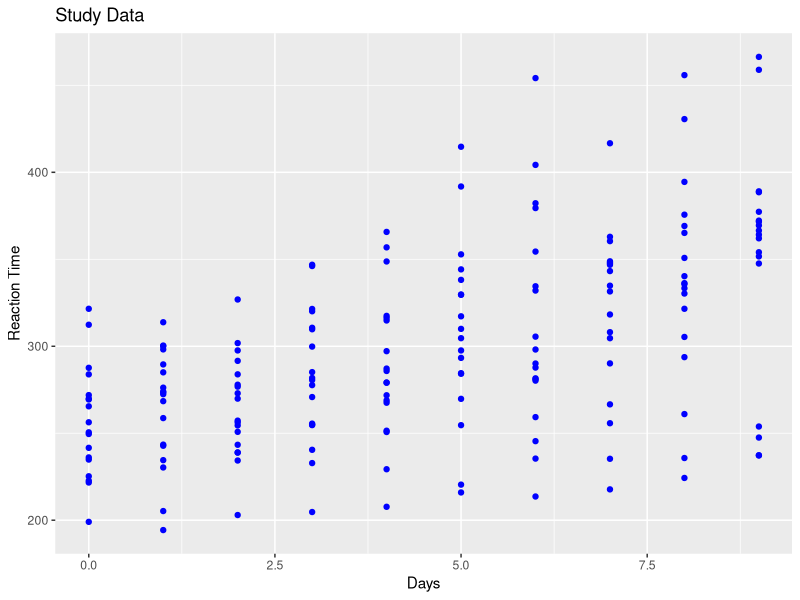
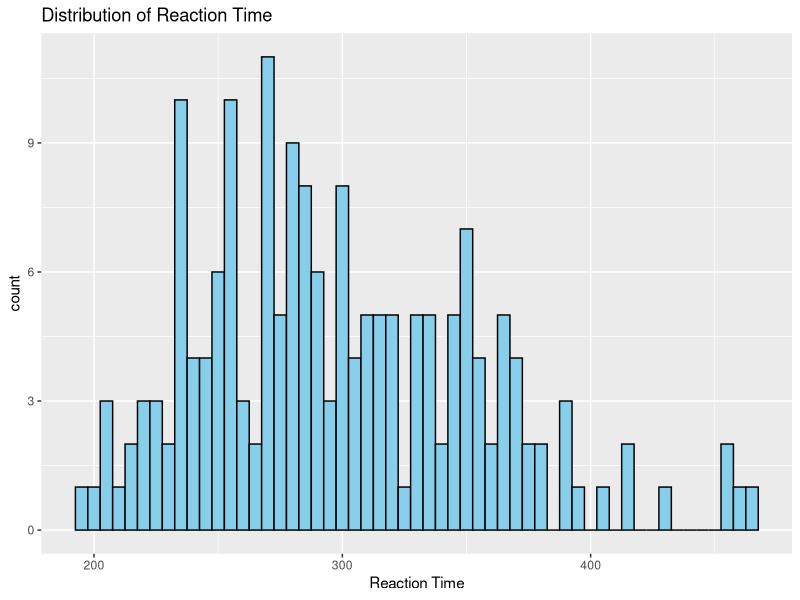

Source code (R) for these figures, in order: (Note: this script raises an error after producing the figures.)
install.packages("tidyverse")
install.packages("broom")
install.packages("lme4")
library(lme4)
library(tidyverse)
library(broom)

data(sleepstudy)

str(sleepstudy)
ggplot(sleepstudy, aes(x = Days, y = Reaction)) +
  geom_point(color = "blue") +
  labs(title = "Study Data", x = "Days", y = "Reaction Time")

sleepstudy %>%
  summary() %>%
  print()
ggplot(sleepstudy, aes(x = Reaction)) +
  geom_histogram(binwidth = 5, fill = "skyblue", color = "black") +
  labs(title = "Distribution of Reaction Time", x = "Reaction Time")

ggplot(sleepstudy, aes(x = factor(Days), y = Reaction, fill = factor(Days))) +
  geom_boxplot() +
  labs(title = "Reaction Time Over Different Days", x = "Days", y = "Reaction Time") +
  scale_fill_manual(values = "lightgreen")

model <- lm(Reaction ~ Days + Subject, data = sleepstudy) %>%
  tidy()
print(model)



residuals <- lm(Reaction ~ Days + Subject, data = sleepstudy) %>%
  augment() %>%
  select(.resid)
ggplot(sleepstudy, aes(x = Days, y = .resid)) +
  geom_point(color = "red") +
  labs(title = "Residuals Analysis", x = "Days", y = "Residuals") +
  geom_hline(yintercept = 0, linetype = "dashed", color = "blue")

